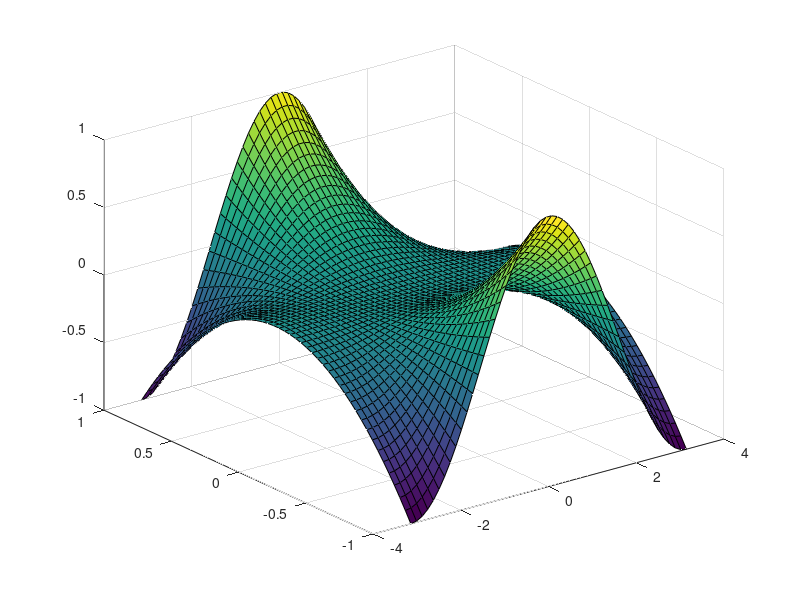

Write MATLAB code to recreate this figure. (Note: this script raises an error after producing the figure.)
% Adding multi_indices to path
addpath('../multi_indices')

% 2D problem definition (estimated by product of Bezier curves on x,y);
nx = 50; ny = 50; r = 1;
x = linspace(-pi,pi,nx);
xBez = linspace(0,1,nx);
y = linspace(-r,r,ny);
yBez = linspace(0,1,ny);
[X,Y] = meshgrid(x,y);
C = @(x,y) cos(x).*y.^2;
Ceval = C(X,Y);
surf(X,Y,Ceval);

% Order for bezier approx
Px = 10; Py = 10;

% Getting the proper multi-indices (args are degree, and total order)
tomil = TotalOrderMultiIndexLattice(2, max(Px,Py));
tomil.init();
Mtotalorder = tomil.get_midx_matrix();
invalidMIs = [];

% Truncating elements
for i = 1:size(Mtotalorder,1)
    if Mtotalorder(i,1) > Px
        invalidMIs = [invalidMIs, i];
    elseif Mtotalorder(i,2) > Py
        invalidMIs = [invalidMIs, i];
    end
end
Mtotalorder(invalidMIs,:) = [];

% Setting up 2D Bezier curves
Cx = {};
Cy = {};

fxint = bezierCurve(Px);
fyint = bezierCurve(Py);
beziervalsx = zeros(nx,Px+1);
beziervalsy = zeros(ny,Py+1);
for ix = 1:nx
   for px = 1:size(fxint,2)
      beziervalsx(ix,px) = fxint{px}(xBez(ix));
   end
end
for iy = 1:ny
    for py = 1:size(fyint,2)
        beziervalsy(iy,py) = fyint{py}(yBez(iy));
    end
end   

% Regularizing and flattening problem
Cevalflat = reshape(Ceval, [size(Ceval,1)*size(Ceval,2),1]);
Amat = zeros(size(Cevalflat,1),size(Mtotalorder,1));
for i = 1:size(Amat,1)
    for j = 1:size(Amat,2)
        ix = ceil(i/nx); iy = mod(i,nx)+1;
        ox = Mtotalorder(j,1); oy = Mtotalorder(j,2);
        Amat(i,j) = sum(beziervalsx(ix,ox+1).*beziervalsy(iy,oy+1));
    end
end

% Solving the optimization problem
sol = lsqlin(Amat,Cevalflat);

% Plotting results
figure(3);
subplot(1,3,1);
surf(x,y,Ceval)
subplot(1,3,2);
surf(x,y,reshape(Amat*sol,[nx,ny]))
subplot(1,3,3)
surf(x,y,abs(Ceval-reshape(Amat*sol,[nx,ny])))


